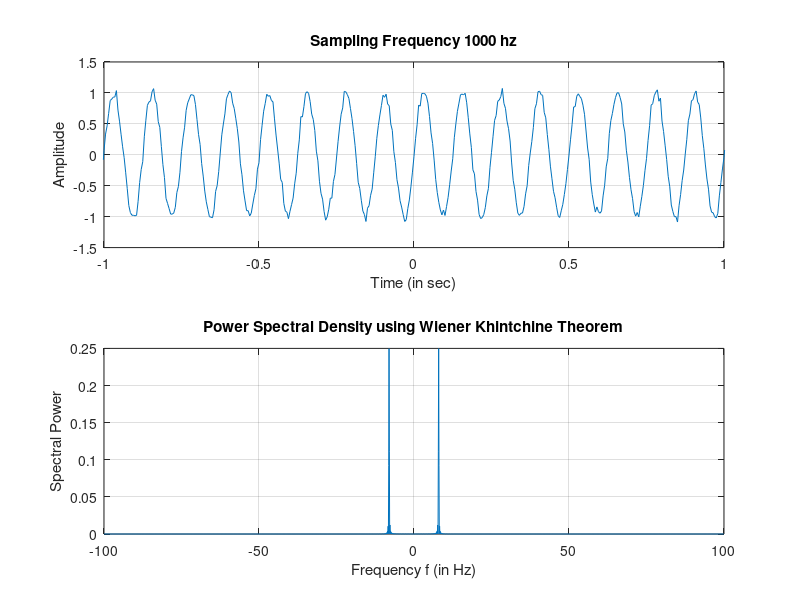

Reproduce this figure in MATLAB.
clc;
clear all;
close all;

f1 = 8;
N  = 1000; % Number of Samples
Fs = 200; % Sampling Frequency in Hz % Sampling Time(Ts) = 1/Fs = 1/200 = 0.004 sec
t = ((-N/2):(N/2)-1)/Fs; % Time axis from -1
y = 1*sin(2*pi*f1*t) + 0.05.*(randn(size(t))); % sine wave

figure('Name','Sinosoidal wave');
subplot(2,1,1);
plot(t,y);
title('Sampling Frequency 1000 hz'), xlim([-1 1]), ylim([-1.5 1.5]), xlabel('Time (in sec)'), ylabel('Amplitude')
grid on;

%% Calculating power spectral density using Wiener Khintchine Theorem (Finding the PSD using ACF)
[r1,lags1] = xcorr(y,'biased');
tau1 = lags1/Fs;

% Taking fourier transform of acf will result in PSD.
Rxxdft1 = abs(fftshift(fft(r1)))/N; % divind by N to normalize

% interval = 200/1999 = 0.10
% -100 + interval and so on
freq1 = -Fs/2:Fs/length(r1):Fs/2-(Fs/length(r1)); % normalized x axis or normalization of frequency axis, to have  a good plot
subplot(2,1,2);
plot(freq1, Rxxdft1);
title({'Power Spectral Density using Wiener Khintchine Theorem'}), xlabel('Frequency f (in Hz)'),ylabel('Spectral Power')
grid on;









